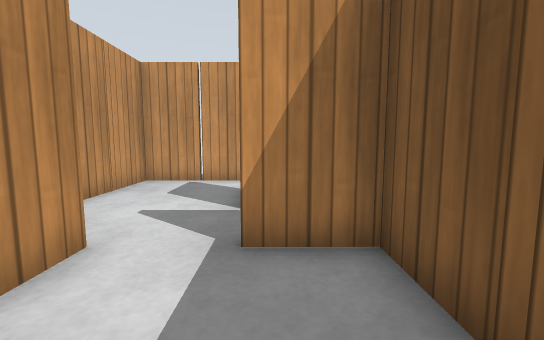
View 1 (above)

21 first-person views from a walk through a world built for the Gazebo simulator. The camera is 0.68 m above the floor, tilts 6° down and sees 90° across. The floor is counted in squares, 0.5 m on a side. Each view is taken from the middle of a square. On the plan, view 1 faces up. The plan holds only what a view shows up to about 13 squares ahead; the rest is blank. Simple patterns stand in for the simulator's built-in surfaces.

View 2
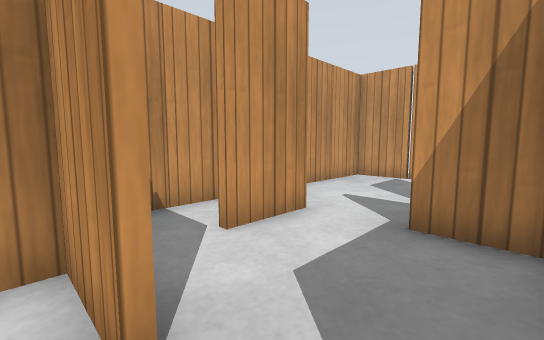

View 3
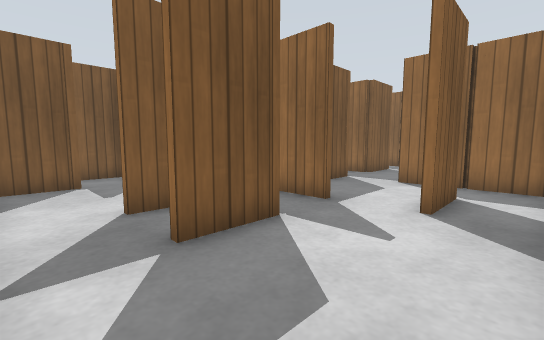

View 4
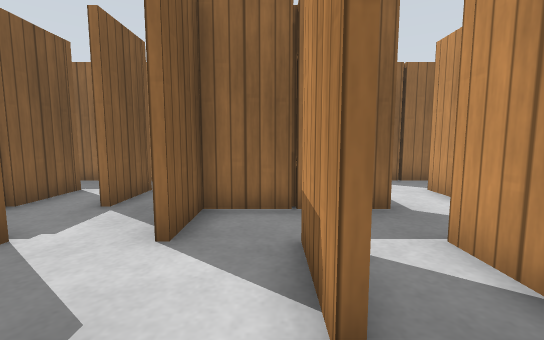

View 5
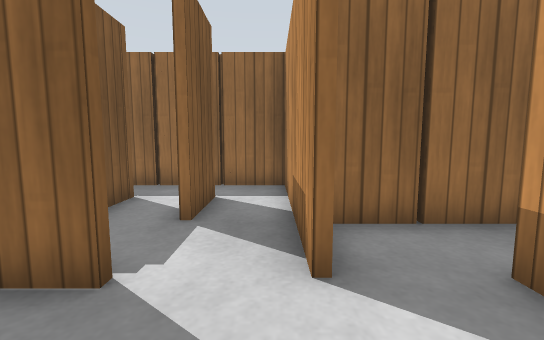

View 6
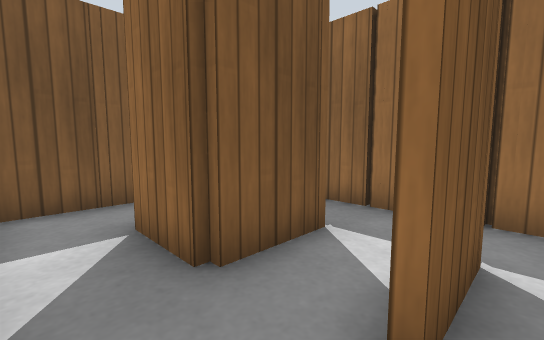

View 7
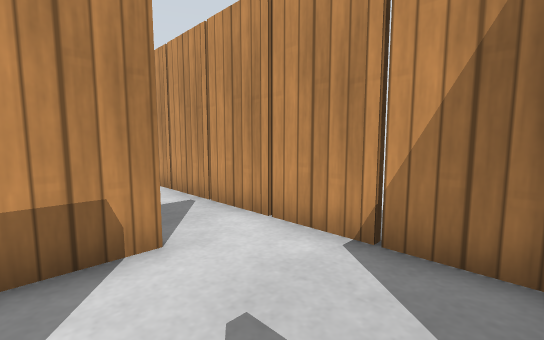

View 8
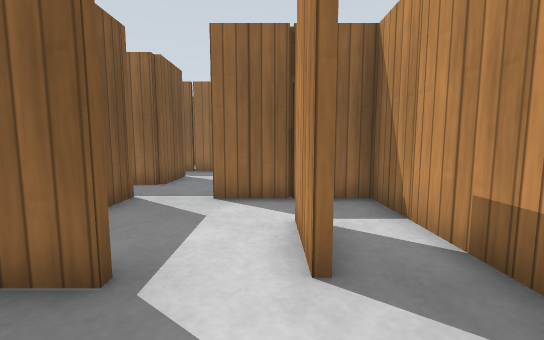

View 9
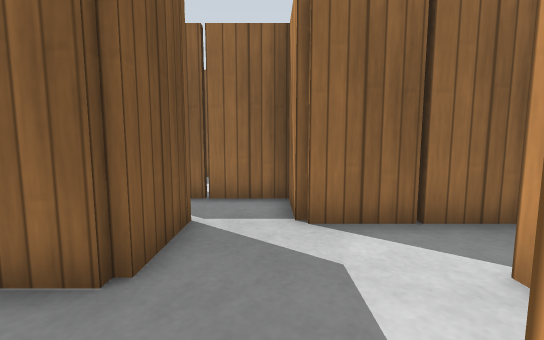

View 10
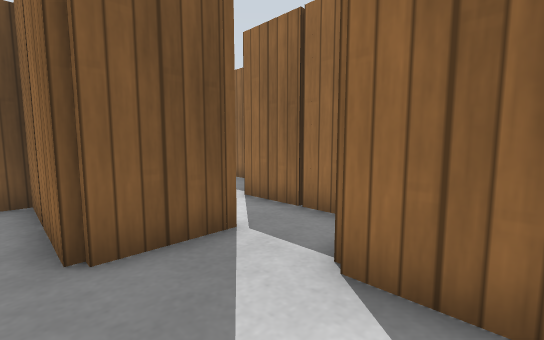

View 11
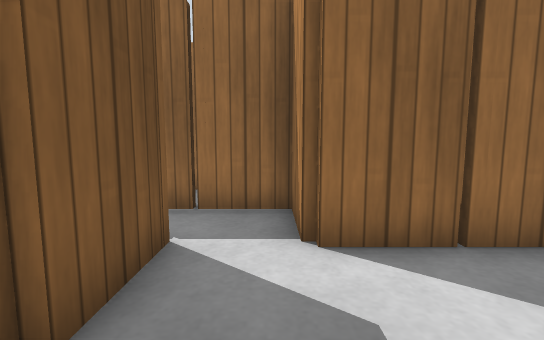

View 12
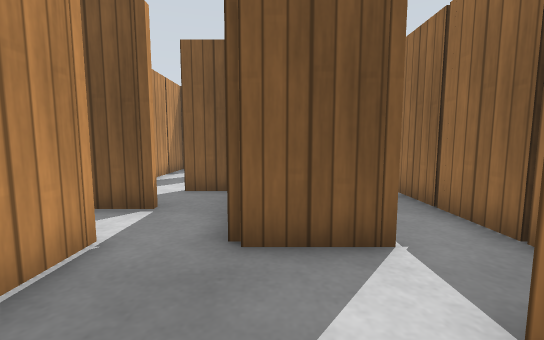

View 13
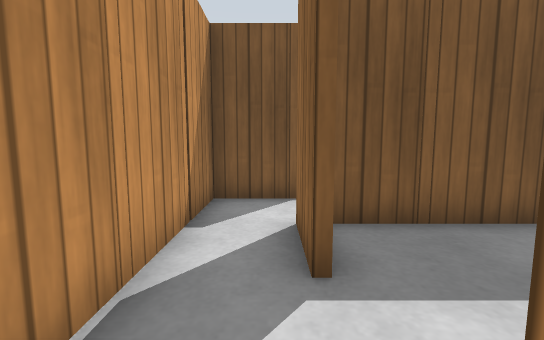

View 14
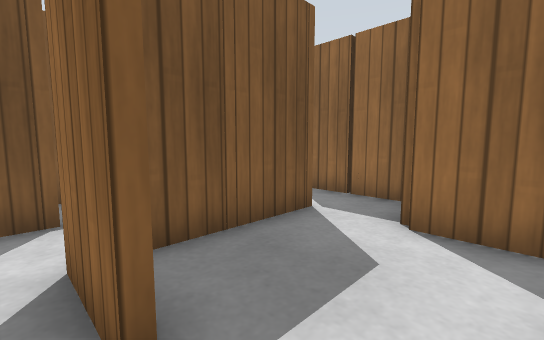

View 15
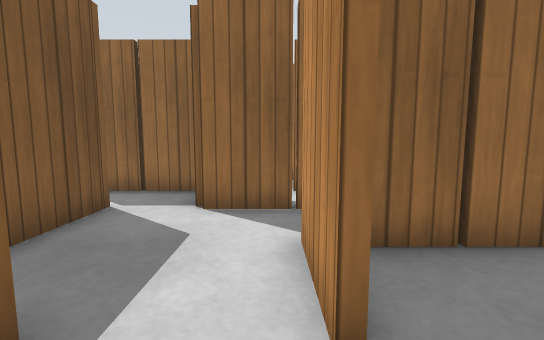

View 16
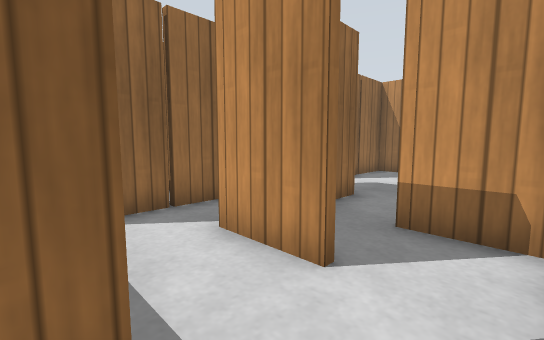

View 17
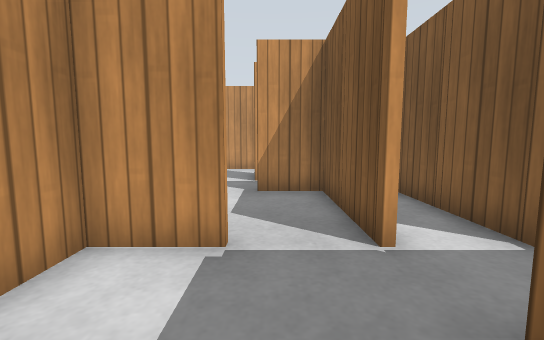

View 18
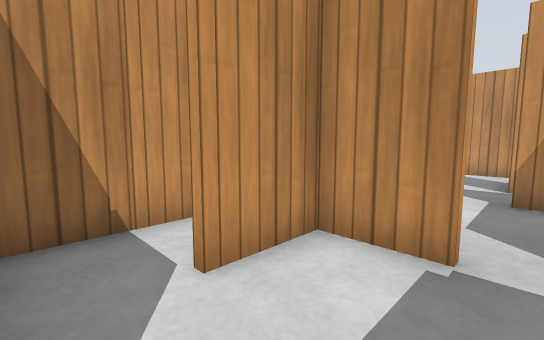

View 19
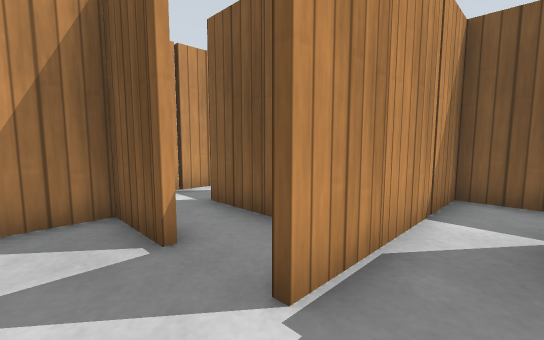

View 20
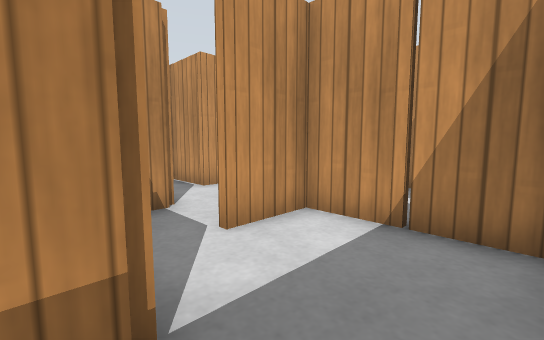

View 21
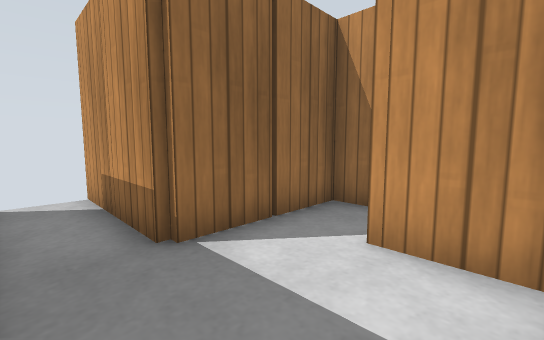

### Floor plan
Points are (right, up) in squares from view 1. A wall is a line through its corners. A room is listed if a view was taken in it or the views show most of it. See-through windows are left out.
Room 1 (views 1, 2, 3, 4, 5, 6, 7, 8, 9, 10, 12, 17, 18, 19)
walls: (0.6, 3.4) (-0.5, 3.4); (1.4, 0.4) (1.4, 1.5); (-0.5, 3.6) (3.4, 3.6) (3.4, 5.5); (3.4, 2.4) (3.4, 3.2); (3.6, 1.4) (3.6, -0.4) (8.8, -0.4); (3.4, 0.4) (3.4, 1.5); (-0.5, -0.6) (-2.5, -0.6); (-2.6, 2.5) (-2.6, 3.5); (-2.4, 3.5) (-2.4, 2.4); (3.6, 5.5) (3.6, 1.5); (5.4, 2.5) (5.4, 3.5); (1.4, 6.5) (1.4, 7.5); (-0.6, 6.5) (-0.6, 7.5); (1.4, -3.5) (1.4, -2.4) (5.4, -2.4); (1.6, 7.5) (1.6, 6.4); (-4.4, 3.5) (-4.4, -0.4) (-0.5, -0.4); (7.4, 2.5) (7.4, 3.6) (9.5, 3.6); (-4.4, -2.5) (-4.4, -3.6); (5.4, 8.4) (5.4, 9.4) (-4.4, 9.4) (-4.4, 6.4); (-4.1, -4.4) (-0.4, -4.4) (-0.4, -6.4) (2.6, -6.4); (11.4, 2.9) (11.4, 5.4) (5.5, 5.4)
ways out: opening at (2, -5) to room 2; opening at (6, 7.5)
objects: wooden post (-5, -2); wooden post (-5, 2); wooden post (-5, 4); wooden post (-5, 8); wooden post (-3, -5); wooden post (-3, -2); wooden post (-3, -1) to (-3, 0); wooden post (-3, 2); wooden post (-3, 9); wooden post (-1, 6); wooden post (-1, 9); wooden post (1, -7); wooden post (1, -4); wooden post (1, 0); wooden post (1, 2); wooden post (1, 3) to (1, 4); wooden post (1, 6); wooden post (1, 9); wooden post (3, 0); wooden post (3, 2); wooden post (3, 9); wooden post (4, 3); wooden post (5, -1) to (5, 0); wooden post (5, 2); wooden post (5, 8); wooden post (7, -1) to (7, 0); wooden post (7, 2); wooden post (7, 5); wooden post (9, 5); wooden post (11, 4)
Room 2 (views 11, 13, 14, 15)
walls: (8.4, -6.4) (11.6, -6.4); (5.4, -5.5) (5.4, -4.4) (8.8, -4.4); (9.4, -3.9) (9.4, -2.5); (5.5, -2.6) (4.2, -2.6); (9.6, -2.5) (9.6, -4.6) (7.8, -4.6); (2.6, -6.4) (3.6, -6.4) (3.6, -8.4) (8.5, -8.4); (13.4, -5.5) (13.4, -3); (11.4, -0.6) (10.2, -0.6)
ways out: opening at (2, -5) to room 1; opening at (12.5, -1) to room 3; opening at (12, -6) to room 4; opening at (8, -8.5)
objects: wooden post (3, -3); wooden post (5, -9); wooden post (5, -6); wooden post (6, -3); wooden post (7, -9) to (7, -8); wooden post (7, -5) to (7, -4); wooden post (7, -2); wooden post (10, -5); wooden post (11, -1); wooden post (13, -4)
Room 3 (view 16)
walls: (15.4, -1.6) (15.4, -0.6) (11.4, -0.6); (11.5, -2.4) (13.5, -2.4)
ways out: opening at (12.5, -1) to room 2
objects: wooden post (13, -1); wooden post (15, -2)
Room 4 (views 20, 21)
walls: (17.1, -4.6) (13.6, -4.6) (13.6, -5.6); (11.6, -6.4) (11.6, -7); (11.5, -8.4) (15.6, -8.4) (15.6, -9.6)
ways out: opening at (12, -6) to room 2; opening at (17, -8.5)
objects: wooden post (13, -6); wooden post (15, -5)

Positions as (right, up) in squares from view 1, and headings:
1: (0, 0), facing up
2: (1, -1), facing up-left
3: (-4, 9), facing down-right
4: (2, 9), facing down
5: (4, 8), facing down
6: (5, 5), facing down-right
7: (5, 6), facing up-left
8: (-2, 6), facing down
9: (0, 0), facing down
10: (-2, -2), facing down-right
11: (4, -3), facing down
12: (2, -5), facing right
13: (9, -2), facing right
14: (10, -2), facing down-right
15: (10, -1), facing down
16: (12, -1), facing down-left
17: (0, -4), facing up
18: (0, -4), facing up-left
19: (4, 4), facing up-right
20: (17, -9), facing up-left
21: (17, -5), facing down-left
